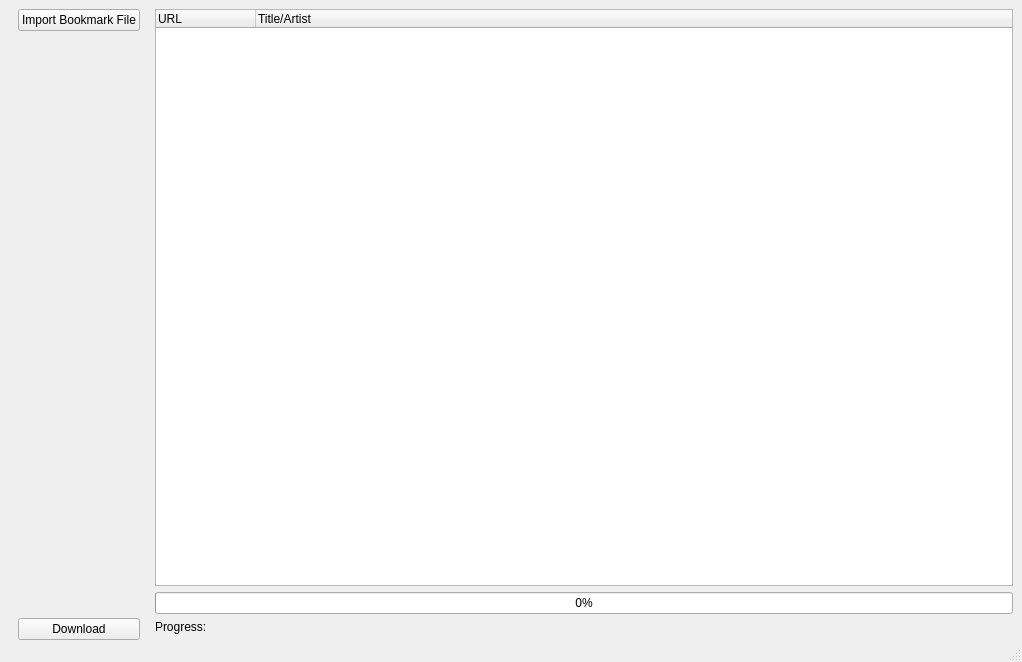
<?xml version="1.0" encoding="UTF-8"?>
<ui version="4.0">
 <class>main</class>
 <widget class="QMainWindow" name="main">
  <property name="geometry">
   <rect>
    <x>0</x>
    <y>0</y>
    <width>1022</width>
    <height>662</height>
   </rect>
  </property>
  <property name="windowTitle">
   <string>Youtube-dl Audio Downloader</string>
  </property>
  <widget class="QWidget" name="centralwidget">
   <layout class="QGridLayout" name="gridLayout">
    <property name="bottomMargin">
     <number>0</number>
    </property>
    <item row="0" column="1">
     <widget class="QTreeWidget" name="_urls">
      <property name="frameShadow">
       <enum>QFrame::Plain</enum>
      </property>
      <property name="midLineWidth">
       <number>1</number>
      </property>
      <property name="sizeAdjustPolicy">
       <enum>QAbstractScrollArea::AdjustToContents</enum>
      </property>
      <property name="alternatingRowColors">
       <bool>true</bool>
      </property>
      <property name="selectionMode">
       <enum>QAbstractItemView::ExtendedSelection</enum>
      </property>
      <property name="wordWrap">
       <bool>true</bool>
      </property>
      <property name="columnCount">
       <number>2</number>
      </property>
      <attribute name="headerVisible">
       <bool>true</bool>
      </attribute>
      <column>
       <property name="text">
        <string notr="true">URL</string>
       </property>
      </column>
      <column>
       <property name="text">
        <string>Title/Artist</string>
       </property>
      </column>
     </widget>
    </item>
    <item row="0" column="0" rowspan="4">
     <widget class="QWidget" name="widget" native="true">
      <layout class="QGridLayout" name="gridLayout_2">
       <property name="topMargin">
        <number>0</number>
       </property>
       <property name="bottomMargin">
        <number>0</number>
       </property>
       <item row="1" column="0">
        <spacer name="verticalSpacer">
         <property name="orientation">
          <enum>Qt::Vertical</enum>
         </property>
         <property name="sizeHint" stdset="0">
          <size>
           <width>20</width>
           <height>40</height>
          </size>
         </property>
        </spacer>
       </item>
       <item row="0" column="0">
        <widget class="QPushButton" name="_btnChooseFile">
         <property name="text">
          <string>Import Bookmark File</string>
         </property>
        </widget>
       </item>
       <item row="2" column="0">
        <widget class="QPushButton" name="_btnDownload">
         <property name="text">
          <string>Download</string>
         </property>
        </widget>
       </item>
      </layout>
     </widget>
    </item>
    <item row="1" column="1">
     <widget class="QProgressBar" name="_prBar">
      <property name="value">
       <number>0</number>
      </property>
     </widget>
    </item>
    <item row="2" column="1">
     <layout class="QHBoxLayout" name="horizontalLayout" stretch="0,1">
      <item>
       <widget class="QLabel" name="_lbProg">
        <property name="text">
         <string>Progress: </string>
        </property>
       </widget>
      </item>
      <item>
       <widget class="QLabel" name="_lbUpdate">
        <property name="text">
         <string/>
        </property>
       </widget>
      </item>
     </layout>
    </item>
   </layout>
  </widget>
  <widget class="QStatusBar" name="statusbar"/>
 </widget>
 <resources/>
 <connections/>
</ui>
